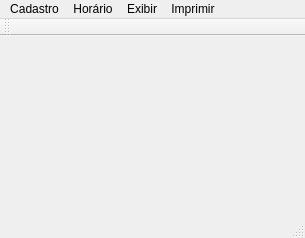
<?xml version="1.0" encoding="UTF-8"?>
<ui version="4.0">
 <class>inicio</class>
 <widget class="QMainWindow" name="inicio">
  <property name="geometry">
   <rect>
    <x>0</x>
    <y>0</y>
    <width>305</width>
    <height>238</height>
   </rect>
  </property>
  <property name="windowTitle">
   <string>inicio</string>
  </property>
  <widget class="QWidget" name="centralWidget"/>
  <widget class="QMenuBar" name="menuBar">
   <property name="geometry">
    <rect>
     <x>0</x>
     <y>0</y>
     <width>305</width>
     <height>21</height>
    </rect>
   </property>
   <widget class="QMenu" name="menuCadastro">
    <property name="title">
     <string>Cadastro</string>
    </property>
    <addaction name="actionB_sico"/>
    <addaction name="actionDisciplinas"/>
    <addaction name="actionTurmas"/>
    <addaction name="actionProfessores"/>
   </widget>
   <widget class="QMenu" name="menuHor_rio">
    <property name="title">
     <string>Horário</string>
    </property>
    <addaction name="actionCriar_Hor_rio"/>
    <addaction name="actionExibir_Hor_rios"/>
    <addaction name="separator"/>
    <addaction name="actionAlterar_Aulas"/>
    <addaction name="actionRetirar_Aulas"/>
   </widget>
   <widget class="QMenu" name="menuExibir">
    <property name="title">
     <string>Exibir</string>
    </property>
    <addaction name="actionSitua_o_do_Hor_rio"/>
    <addaction name="separator"/>
    <addaction name="actionHor_rios_Turmas_Geral"/>
    <addaction name="actionHor_rio_Professores_Geral"/>
    <addaction name="actionHor_rio_Professores_Individual"/>
    <addaction name="actionHor_rio_Turmas_Individual"/>
    <addaction name="separator"/>
    <addaction name="actionRela_o_Profs_Dispon_veis_por_dia"/>
    <addaction name="actionRela_o_Professores_x_Aulas"/>
    <addaction name="actionRela_o_Disciplinas_x_Profs"/>
   </widget>
   <widget class="QMenu" name="menuImprimir">
    <property name="title">
     <string>Imprimir</string>
    </property>
    <addaction name="actionHor_rio_Professores_Individual_2"/>
    <addaction name="actionHor_rio_Turmas_Individual_2"/>
    <addaction name="separator"/>
    <addaction name="actionHor_rio_Professores_Geral_2"/>
    <addaction name="actionHor_rio_Turmas_Geral_2"/>
   </widget>
   <addaction name="menuCadastro"/>
   <addaction name="menuHor_rio"/>
   <addaction name="menuExibir"/>
   <addaction name="menuImprimir"/>
  </widget>
  <widget class="QToolBar" name="mainToolBar">
   <attribute name="toolBarArea">
    <enum>TopToolBarArea</enum>
   </attribute>
   <attribute name="toolBarBreak">
    <bool>false</bool>
   </attribute>
  </widget>
  <widget class="QStatusBar" name="statusBar"/>
  <action name="actionB_sico">
   <property name="text">
    <string>Básico</string>
   </property>
  </action>
  <action name="actionDisciplinas">
   <property name="text">
    <string>Disciplinas</string>
   </property>
  </action>
  <action name="actionTurmas">
   <property name="text">
    <string>Turmas</string>
   </property>
  </action>
  <action name="actionProfessores">
   <property name="text">
    <string>Professores</string>
   </property>
  </action>
  <action name="actionCriar_Hor_rio">
   <property name="text">
    <string>Criar Horário</string>
   </property>
  </action>
  <action name="actionExibir_Hor_rios">
   <property name="text">
    <string>Exibir Horários</string>
   </property>
  </action>
  <action name="actionAlterar_Aulas">
   <property name="text">
    <string>Alterar Aulas</string>
   </property>
  </action>
  <action name="actionRetirar_Aulas">
   <property name="text">
    <string>Retirar Aulas</string>
   </property>
  </action>
  <action name="actionSitua_o_do_Hor_rio">
   <property name="text">
    <string>Situação do Horário</string>
   </property>
  </action>
  <action name="actionHor_rios_Turmas_Geral">
   <property name="text">
    <string>Horário (Turmas - Geral)</string>
   </property>
  </action>
  <action name="actionHor_rio_Professores_Geral">
   <property name="text">
    <string>Horário (Professores - Geral)</string>
   </property>
  </action>
  <action name="actionHor_rio_Professores_Individual">
   <property name="text">
    <string>Horário (Professores - Individual)</string>
   </property>
  </action>
  <action name="actionHor_rio_Turmas_Individual">
   <property name="text">
    <string>Horário (Turmas - Individual)</string>
   </property>
  </action>
  <action name="actionRela_o_Profs_Dispon_veis_por_dia">
   <property name="text">
    <string>Relação (Profs Disponíveis por dia)</string>
   </property>
  </action>
  <action name="actionRela_o_Professores_x_Aulas">
   <property name="text">
    <string>Relação (Professores x Aulas)</string>
   </property>
  </action>
  <action name="actionRela_o_Disciplinas_x_Profs">
   <property name="text">
    <string>Relação (Disciplinas x Profs)</string>
   </property>
  </action>
  <action name="actionHor_rio_Professores_Individual_2">
   <property name="text">
    <string>Horário (Professores - Individual)</string>
   </property>
  </action>
  <action name="actionHor_rio_Turmas_Individual_2">
   <property name="text">
    <string>Horário (Turmas - Individual) </string>
   </property>
  </action>
  <action name="actionHor_rio_Professores_Geral_2">
   <property name="text">
    <string>Horário (Professores - Geral)</string>
   </property>
  </action>
  <action name="actionHor_rio_Turmas_Geral">
   <property name="text">
    <string>Horário (Turmas - Geral)</string>
   </property>
  </action>
  <action name="actionHor_rio_Turmas_Geral_2">
   <property name="text">
    <string>Horário (Turmas - Geral) </string>
   </property>
  </action>
 </widget>
 <layoutdefault spacing="6" margin="11"/>
 <resources/>
 <connections/>
</ui>
